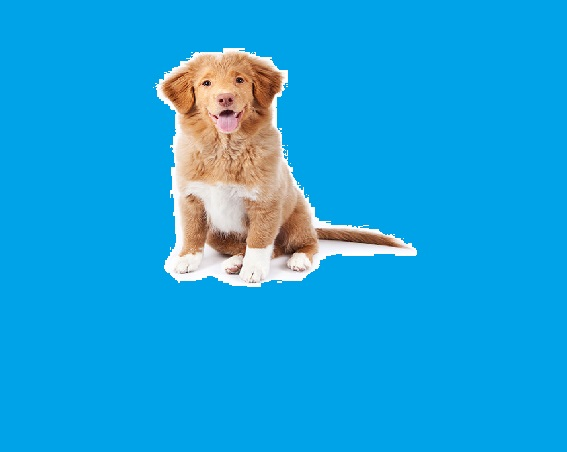
#> input picture images/dog-bg-blue.jpg, 567 x 452 px; its folder holds only this picture in this run
$ python objectextractordemo.py
#> lines starting #> are read from the running program, lines starting #| are printed output that depends on the picture; after the words box and inside, x2 and y2 are one past the last pixel; in counts of white or black regions, pixels touching at a corner belong together
#!/home/soulskrix/VirtualEnvs/BoundingBoxEnv/bin/python
from os import listdir, mkdir, remove
from os.path import isfile, isdir, join
from PIL import Image
import math
import numpy as np
import cv2
import multiprocessing
import time


# __author__ = "Joseph Bradshaw"
# __email__ = "joseph.bradshaw@outlook.com"


def check_setup(input_path, output_path, bg_path=None):
	"""Checks if program has necessary files/folders for program execution."""
	if not isdir(input_path):
		raise FileNotFoundError(input_path, 'No directory for images found')

	if not isdir(output_path):
		mkdir(output_path)

	if bg_path:
		if not isdir(bg_path):
			raise FileNotFoundError(bg_path, 'No directory for background images found')

def get_bg_color(PIL_image):
	"""Retrieves background colour by most common colour pixel detection."""
	pixel_count, detected_bg_color = max(PIL_image.getcolors(PIL_image.size[0] * PIL_image.size[1]))
	return detected_bg_color

def rgb_to_hsv(rgb):
	"""Converts rgb to OpenCV hsv ranges."""
	r,g,b = rgb
	r,g,b = r/255, g/255, b/255

	c_max = max(r, g, b)
	c_min = min(r, g, b)
	c_delta = c_max - c_min

	if c_delta == 0:
		hue = 0
	elif c_max == r:
		hue = 60 * (((g-b)/c_delta) % 6)
	elif c_max == g:
		hue = 60 * ((b-r)/c_delta+2)
	else:
		hue = 60 * ((r-g)/c_delta+4)
	hue = int(round(hue))

	if c_max == 0:
		sat = 0
	else:
		sat = c_delta/c_max

	val = c_max

	# HSV originally H=0-360, S=0-100, V=0-100
	# Convert to OpenCV HSV H=0-180, S=0-255, V=0-255
	hue //= 2
	sat = int(sat * 255)
	val = int(val * 255)

	return (hue, sat, val)

def get_hsv_thresholds(hsv_color):
	"""Returns min and max thresholds as (hsv_min, hsv_max) when provided (hue, sat, val)"""
	hue_min = hsv_color[0] - 5
	hue_max = hsv_color[0] + 5
	sat_min, val_min = 50, 50
	sat_max, val_max = 255, 255
	hsv_min = np.array([hue_min, sat_min, val_min], np.uint8)
	hsv_max = np.array([hue_max, sat_max, val_max], np.uint8)
	return (hsv_min, hsv_max)

def denoise_mask(mask):
	kernel = np.ones((5,5), np.uint8)
	dilation = cv2.dilate(mask, kernel, iterations=1)
	erosion = cv2.erode(dilation, kernel, iterations=1)
	return erosion

def process_images(input_path, output_path, images_names, suppress_output=True, LIVE_VIEW=False):
	for image_name in images_names:
		# Detect bg_color and sort into hsv min/max thresholds
		image_RGB = Image.open('{}/{}'.format(input_path, image_name))
		image_CV = cv2.imread('{}/{}'.format(input_path, image_name))
		bg_color = get_bg_color(image_RGB)
		hsv_color = np.asarray(rgb_to_hsv(bg_color))
		hsv_thresholds = get_hsv_thresholds(hsv_color)

		if not suppress_output:
			print('bg_color {}:\n\tRGB {} | HSV {}'.format(image_name, bg_color, hsv_color))

		# Select background and create inverse to select object as masks
		image_HSV = cv2.cvtColor(image_CV, cv2.COLOR_BGR2HSV)
		mask_bg = cv2.inRange(image_HSV, hsv_thresholds[0], hsv_thresholds[1])
		mask_fg = cv2.bitwise_not(mask_bg)

		denoised_mask = denoise_mask(mask_fg)
		contours, hier = cv2.findContours(denoised_mask, cv2.RETR_LIST, cv2.CHAIN_APPROX_SIMPLE)
		largest_contour = max(contours, key=cv2.contourArea)
		(x,y,w,h) = cv2.boundingRect(largest_contour)
		capture_mask = np.zeros(mask_fg.shape, dtype=np.uint8)
		capture_mask[y:y+h, x:x+w] = mask_fg[y:y+h, x:x+w]

		# Create BGRA empty transparent image for merging with object image
		image_empty = np.zeros((image_CV.shape[0], image_CV.shape[1], 4), dtype=np.uint8)
		image_CV = cv2.cvtColor(image_CV, cv2.COLOR_BGR2BGRA)
		output_image = cv2.bitwise_or(image_empty, image_CV, mask=capture_mask)

		# Crop final output and ave image to disk
		output_image = output_image[y:y+h, x:x+w]
		out = '{}/{}{}'.format(output_path, image_name[:-4], '-processed.png')
		cv2.imwrite(out, output_image)

		# Display for demo
		hspace = 0
		padding = 20

		original_window = 'Original Image'
		cv2.namedWindow(original_window, cv2.WINDOW_NORMAL)
		cv2.resizeWindow(original_window, (image_CV.shape[1]//3, image_CV.shape[0]//3))
		cv2.moveWindow(original_window, 0, 0)
		cv2.imshow(original_window, image_CV)
		hspace += image_CV.shape[1]//3 + padding

		contour_window = 'Largest Contour Capture'
		contour_copy = image_CV.copy()
		cv2.drawContours(contour_copy, [largest_contour], 0, (0,0,255), 3)
		cv2.namedWindow(contour_window, cv2.WINDOW_NORMAL)
		cv2.resizeWindow(contour_window, (denoised_mask.shape[1]//3, denoised_mask.shape[0]//3))
		cv2.moveWindow(contour_window, hspace, 0)
		cv2.imshow(contour_window, contour_copy)
		hspace += denoised_mask.shape[1]//3 + padding

		background_window = 'Background Mask'
		cv2.namedWindow(background_window, cv2.WINDOW_NORMAL)
		cv2.resizeWindow(background_window, (mask_bg.shape[1]//3, mask_bg.shape[0]//3))
		cv2.moveWindow(background_window, hspace, 0)
		cv2.imshow(background_window, mask_bg)
		hspace += mask_bg.shape[1]//3 + padding

		foreground_window = 'Foreground Mask'
		cv2.namedWindow(foreground_window, cv2.WINDOW_NORMAL)
		cv2.resizeWindow(foreground_window, (mask_fg.shape[1]//3, mask_fg.shape[0]//3))
		cv2.moveWindow(foreground_window, hspace, 0)
		cv2.imshow(foreground_window, mask_fg)
		hspace += mask_fg.shape[1]//3 + padding

		output_window = 'Processed Output'
		cv2.namedWindow(output_window, cv2.WINDOW_NORMAL)
		cv2.resizeWindow(output_window, (output_image.shape[1]//3, output_image.shape[0]//3))
		cv2.moveWindow(output_window, hspace, 0)
		cv2.imshow(output_window, output_image)
		hspace += 256 + padding

		cv2.waitKey()
		cv2.destroyAllWindows()

def start_extracting():
	print('Object Extractor start.. ', end='')

	input_path = './images'
	output_path = './processed'
	check_setup(input_path, output_path)

	NUM_OF_PROCESSES = 1

	image_files = [f for f in listdir(input_path) if isfile(join(input_path, f))]
	num_of_images = len(image_files)
	num_per_batch = math.ceil(len(image_files) / NUM_OF_PROCESSES)
	batches = []
	while len(image_files) > 0:
		batches.append(image_files[:num_per_batch])
		image_files = image_files[num_per_batch:]
	del image_files

	assert(len(batches) <= NUM_OF_PROCESSES), "Batches of jobs ({}) is not less than or equal to the max number of processes ({}).\nPer batch({})".format(len(batches), NUM_OF_PROCESSES, num_per_batch)

	jobs = []
	start = time.time()
	for i in range(len(batches)):
		p = multiprocessing.Process(target=process_images, args=(input_path, output_path, batches[i], False, True))
		jobs.append(p)
		p.start()
#> this loop made 1 pass
#| bg_color dog-bg-blue.jpg:
#| 	RGB (0, 163, 232) | HSV [ 99 255 232]
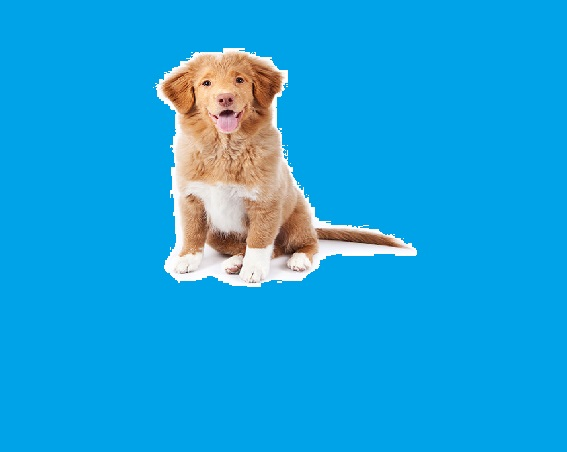
#> input picture images/dog-bg-blue.jpg, 567 x 452 px
#> pass 1, in process_images, `mask_bg = cv2.inRange(image_HSV, hsv_thresholds[0], hsv_thresholds[1])`:
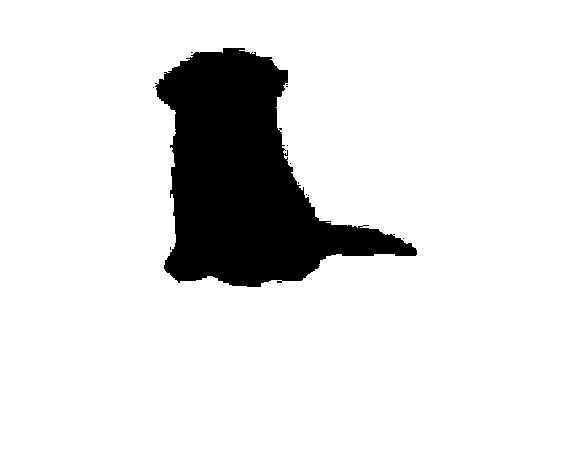
#> mask_bg: shape (452, 567); 87.9% white; 12 black regions (11 under 20 px), largest, box (x1, y1, x2, y2) and area: (155, 48, 417, 287) 31004

	for job in jobs:
		job.join()

	end = time.time()
	print("{} images processed from \'{}\', results can be found in \'{}\'.".format(num_of_images, input_path, output_path))
	print("Complete in", end-start, "seconds.")
	print("Delete any defective images and place into './cleaned-processed' before merging.")

if __name__ == '__main__':
	start_extracting()

$ run again, on images/dog-bg-bogey.jpg
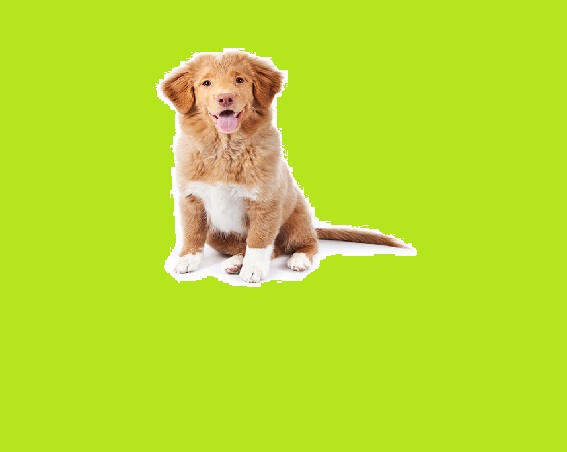
#> input picture images/dog-bg-bogey.jpg, 567 x 452 px
#> the loop in start_extracting, `for i in range(len(batches)):` made 1 pass
#> (printed output is left out)
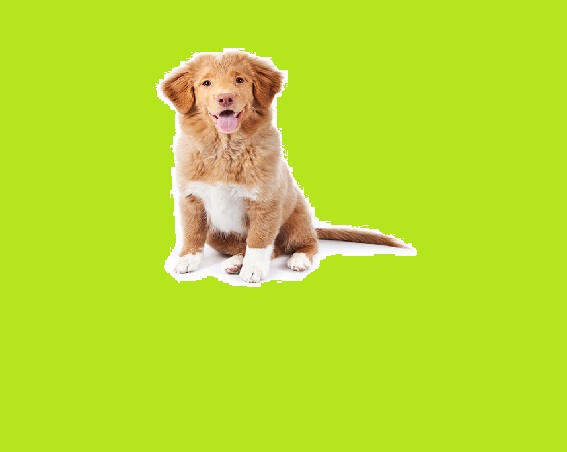
#> input picture images/dog-bg-bogey.jpg, 567 x 452 px
#> pass 1, in process_images, `mask_bg = cv2.inRange(image_HSV, hsv_thresholds[0], hsv_thresholds[1])`:
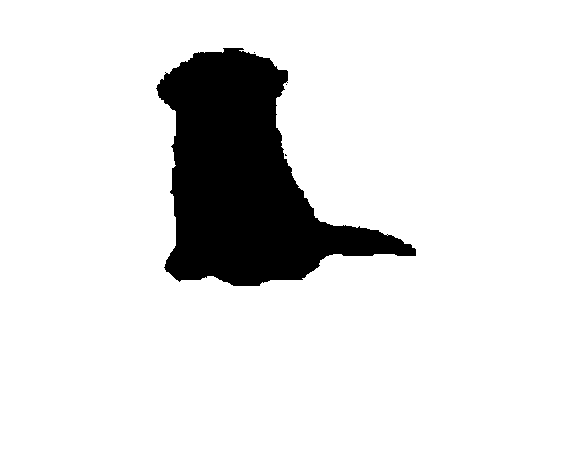
#> mask_bg: shape (452, 567); 88.1% white; 4 black regions (3 under 20 px), largest, box (x1, y1, x2, y2) and area: (156, 48, 416, 286) 30480
